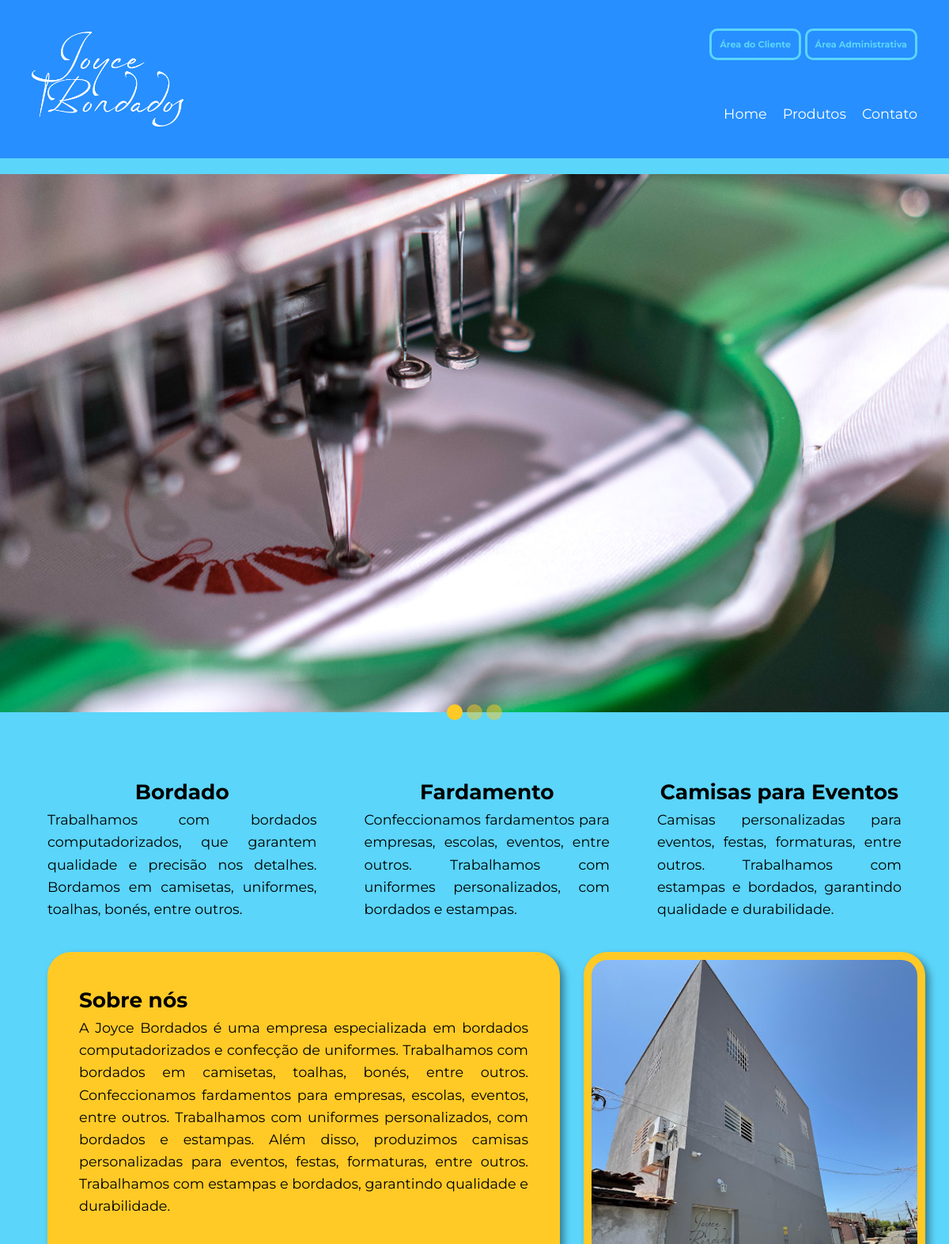
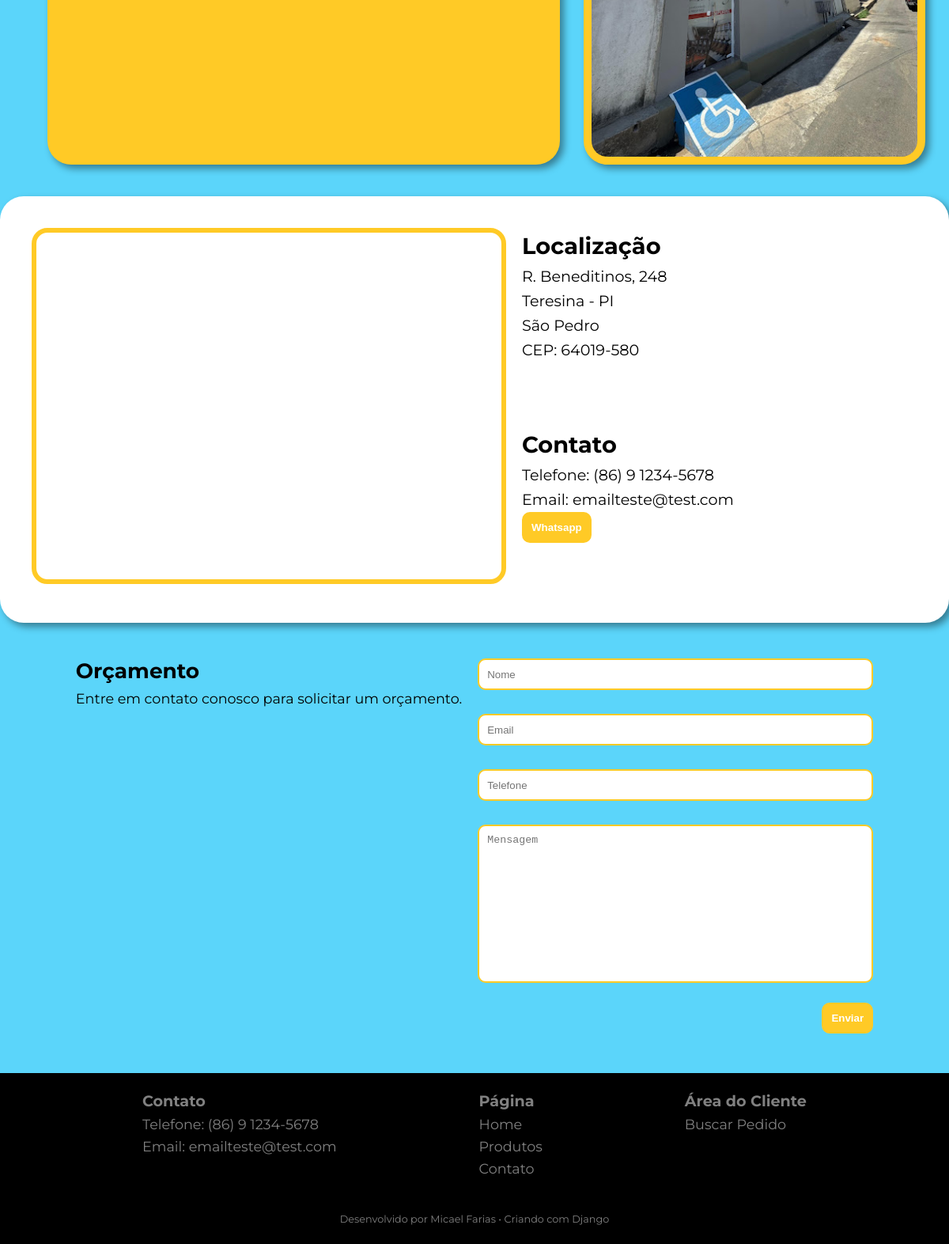
The page / on the database its author committed (2 pictures, top to bottom).
### empresa/models.py (models this page shows, shortened)
class Empresa(models.Model):
    nome = models.CharField(max_length=100)
    logo = models.ImageField(upload_to='logo', null=True, blank=True)
    sobre = models.TextField()
    foto_sobre = models.ImageField(
        upload_to='foto_sobre', null=True, blank=True)
    email = models.EmailField(max_length=100)
    telefone = models.CharField(max_length=15)
    endereco = models.CharField(max_length=100)
    bairro = models.CharField(max_length=50)
    cidade = models.CharField(max_length=100)
    estado = models.CharField(max_length=2)
    cep = models.CharField(max_length=9)

class FotosCarrossel(models.Model):
    empresa = models.ForeignKey(
        Empresa, on_delete=models.CASCADE, related_name="fotos_carrossel")
    foto = models.ImageField(upload_to='fotos_carrossel')

### joycebordados/views.py (the view)
# urls.py: path('', HomeView, name='home'),
def HomeView(request):
    dados = Empresa.objects.get(pk=1)
    fotos = dados.fotos_carrossel.all() if dados else []
    return render(request, 'joycebordados/index.html', context={'dados': dados, 'fotos': fotos,})

### joycebordados/templatetags/filtros.py (called while the page is built)
@register.filter
def formatar_telefone(telefone):
    telefone = str(telefone)  # Garantir que o telefone seja uma string
    return f"({telefone[:2]}) {telefone[2:3]} {telefone[3:7]}-{telefone[7:]}"

### joycebordados/templates/joycebordados/index.html (shortened to what this page needs)
{% extends 'global/base.html' %}
{% block main %}
  <div class="conteiner">
    {% include 'joycebordados/partial/carrossel.html' %}
    {% include 'joycebordados/partial/servicos.html' %}
    {% include 'joycebordados/partial/sobre.html' %}
    {% include 'joycebordados/partial/google.html' %}
    {% include 'joycebordados/partial/orcamento.html' %}
  </div>
{% endblock %}

### base_templates/global/partial/header.html
<div class="conteiner">
  <div class="img-logo">
      <a href="{% url 'joycebordados:home' %}">
      <img src="{{ dados.logo.url }}" alt="" />
    </a>
    </div>
  <div class="conteiner-acess">
    <div class="areas">
      <a href="#" onclick="showLog()">Área do Cliente</a>
      <a href="{% url "empresa:empresa" %}">Área Administrativa</a>
    </div>
    <nav class="nav">
      <a href="{% url 'joycebordados:home' %}">Home</a>
      <a href="#servicos">Produtos</a>
      <a href="#contato">Contato</a>
    </nav>
  </div>
</div>

### joycebordados/templates/joycebordados/partial/carrossel.html
{% load static %}
<div class="carrossel-conteiner">
  <div class="carrossel">
    {% for foto in fotos %}
      <img src="{{ foto.foto.url }}" alt="" />
    {% endfor %}
  </div>
  <div class="dots-carrossel">
    {% for i in fotos %}
      {% if forloop.counter0 == 0 %}
        <div class="dot active" onclick="changeSlide({{ forloop.counter0 }})"></div>
      {% else %}
        <div class="dot" onclick="changeSlide({{ forloop.counter0 }})"></div>
      {% endif %}
    {% endfor %}
  </div>
</div>

### joycebordados/templates/joycebordados/partial/sobre.html
{% load static %}
<div class="sobre-conteiner">
  <div class="sobre">
    <h2>Sobre nós</h2>
    <p>A Joyce Bordados é uma empresa especializada em bordados computadorizados e confecção de uniformes. Trabalhamos com bordados em camisetas, toalhas, bonés, entre outros. Confeccionamos fardamentos para empresas, escolas, eventos, entre outros. Trabalhamos com uniformes personalizados, com bordados e estampas. Além disso, produzimos camisas personalizadas para eventos, festas, formaturas, entre outros. Trabalhamos com estampas e bordados, garantindo qualidade e durabilidade.</p>
  </div>
  <div class="sobre-img">
    <img src="{{ dados.foto_sobre.url }}" alt="" />
  </div>
</div>

### joycebordados/templates/joycebordados/partial/google.html (shortened to what this page needs)
{% load filtros %}
<div class="google-conteiner" id="contato">
  <div class="map">
    <iframe src="https://www.google.com/maps/embed?pb=!1m18!1m12!1m3!1d1986.9497658272242!2d-42.80906013855407!3d-5.11988943484389!2m3!1f0!2f0!3f0!3m2!1i1024!2i768!4f13.1!3m3!1m2!1s0x78e37001ecd5bb9%3A0x7e997b96627a021!2sJoyce%20Bordados!5e0!3m2!1spt-BR!2sbr!4v1741400911774!5m2!1spt-BR!2sbr" width="600" height="450" allowfullscreen="" loading="lazy"></iframe>
  </div>
  <div class="localizacao">
    <h2>Localização</h2>
    <p>{{ dados.endereco }}</p>
    <p>{{ dados.cidade }} - {{ dados.estado }}</p>
    <p>{{ dados.bairro }}</p>
    <p>CEP: {{ dados.cep }}</p>
  </div>
  <div class="contato">
    <h2>Contato</h2>
    <p>Telefone: {{ dados.telefone|formatar_telefone }}</p>
    <p>Email: {{ dados.email }}</p>
    <a href="" target="_blank"><button>Whatsapp</button></a>
  </div>
</div>

### base_templates/global/partial/footer.html
{% load filtros %}
<div class="conteiner">
    <div class="nav-footer">
      <dl>
        <dt>Contato</dt>
        <dd>Telefone: {{ dados.telefone | formatar_telefone }}</dd>
        <dd>Email: {{ dados.email }}</dd>
      </dl>
      <dl>
        <dt>Página</dt>
        <dd><a href="{% url 'joycebordados:home' %}">Home</a></dd>
        <dd><a href="#servicos">Produtos</a></dd>
        <dd><a href="#contato">Contato</a></dd>
      </dl>
      <dl>
        <dt>Área do Cliente</dt>
        <dd><a href="#">Buscar Pedido</a></dd>
      </dl>
    </div>
    <div class="dev-create">
      <p>
        Desenvolvido por <a href="#">Micael Farias</a> • Criando com Django
      </p>
    </div>
  </div>

### static/global/css/style.css (style rules this page uses)
* { margin: 0; padding: 0; box-sizing: border-box; }
:root { --color-primary: #278FFF; --color-secondary: #FFCA26; --color-tertiary: #FF8E26; --color-quaternary: #5bd5fa; --color-quinary: #807553; --color-black: #000000; --color-white: #FFFFFF; --color-gray: #808080; --filtro-white: invert(1); --filtro-black: invert(0); --font-primary: Montserrat, sans-serif; }
html { height: 100vh; scroll-behavior: smooth; }
body { background-color: var(--color-quaternary); color: var(--color-black); font-size: 1.1rem; line-height: 1.6; font-family: var(--font-primary); font-weight: 400; height: 100%; overflow-x: hidden; display: grid; grid-template-rows: auto 1fr auto; }
a { text-decoration: none; color: var(--color-black); }
header .conteiner { display: flex; align-items: center; justify-content: space-between; flex-flow: row nowrap; width: 100%; height: 200px; max-width: 1200px; margin: 0 auto; padding: 40px; }
.img-logo { height: 100%; justify-content: start; display: flex; align-items: center; }
.img-logo>a { height: 100%; }
.img-logo img { height: 100%; filter: var(--filtro-white); }
.conteiner-acess { height: 100%; display: flex; align-items: end; justify-content: space-between; flex-flow: column nowrap; width: 100%; background: var(--color-primary); }
.areas a { padding: 10px; border: var(--color-quaternary) 3px solid; border-radius: 10px; font-size: .7rem; font-weight: bold; color: var(--color-quaternary); }
.nav { display: flex; align-items: center; justify-content: end; flex-flow: row nowrap; gap: 20px; width: 100%; }
.nav a { color: var(--color-white); }
.nav a::after { content: ''; display: block; width: 0%; height: 2px; background: var(--color-secondary); transition: width .3s; }
main .conteiner { display: flex; align-items: center; justify-content: center; flex-flow: column nowrap; width: 100%; max-width: 1200px; margin: 0 auto; gap: 40px; }
.carrossel-conteiner { width: 100%; overflow: hidden; }
.carrossel { display: flex; align-items: center; flex-flow: row nowrap; width: 100%; aspect-ratio: 1200/720; transition: 1s; }
.carrossel img { width: 100%; height: 100%; object-fit: contain; aspect-ratio: 1200/720; }
.dots-carrossel { position: relative; display: flex; flex-flow: row nowrap; width: 100%; justify-content: center; top: -30px; gap: 5px; }
.dot { display: inline-block; width: 20px; height: 20px; border-radius: 50%; background: var(--color-secondary); opacity: .5; }
.dot.active { opacity: 1; }
.sobre-conteiner { display: grid; grid-template-columns: 60% 40%; align-items: stretch; justify-content: space-between; width: 90%; height: 100%; gap: 30px; }
.sobre, .sobre-img { background: var(--color-secondary); border-radius: 30px; padding: 10px; text-align: justify; box-shadow: 5px 5px 10px rgba(0, 0, 0, 0.411); }
.sobre { padding: 40px; }
.sobre-img { height: 100%; object-fit: cover; }
.sobre h2, .sobre p { color: var(--color-black); }
.sobre-img img { width: 100%; height: 100%; border-radius: 20px; }
.google-conteiner { display: grid; align-items: start; grid-template-columns: 1fr 1fr; justify-content: stretch; width: 100%; gap: 20px; font-size: 1.2rem; background: var(--color-white); border-radius: 30px; padding: 40px; box-shadow: 5px 5px 10px rgba(0, 0, 0, 0.411); }
.map { grid-row: span 2; }
.map iframe { border-radius: 20px; border: 6px solid var(--color-secondary); }
.contato { grid-column: 2; }
button { padding: 10px; border-radius: 10px; border: 2px solid var(--color-secondary); background: var(--color-secondary); color: var(--color-white); font-weight: bold; cursor: pointer; align-self: end; }
footer .conteiner { display: flex; align-items: center; justify-content: space-between; flex-flow: column nowrap; width: 100%; max-width: 1200px; margin: 0 auto; padding: 20px; gap: 40px; color: var(--color-gray); }
footer .conteiner a { color: var(--color-gray); }
.nav-footer { display: flex; align-items: start; justify-content: space-evenly; flex-flow: row nowrap; gap: 20px; width: 100%; }
.nav-footer dt { font-size: 1.2rem; font-weight: bold; }
.dev-create { display: flex; align-items: center; justify-content: center; flex-flow: row nowrap; gap: 20px; width: 100%; font-size: .8rem; }

### rows shown on the page
Empresa: logo (picture), foto_sobre (picture), endereco "R. Beneditinos, 248", cidade "Teresina", estado "PI", bairro "São Pedro", cep "64019-580", telefone "(86) 9 1234-5678", email "emailteste@test.com"
FotosCarrossel: foto (picture)
